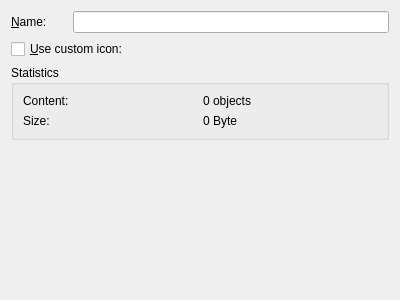
<ui version="4.0" >
 <class>CollectionGeneralPropertiesPage</class>
 <widget class="QWidget" name="CollectionGeneralPropertiesPage" >
  <property name="geometry" >
   <rect>
    <x>0</x>
    <y>0</y>
    <width>400</width>
    <height>300</height>
   </rect>
  </property>
  <layout class="QGridLayout" >
   <item row="0" column="0" >
    <widget class="QLabel" name="label" >
     <property name="text" >
      <string>&amp;Name:</string>
     </property>
     <property name="buddy" >
      <cstring>nameEdit</cstring>
     </property>
    </widget>
   </item>
   <item row="0" column="1" colspan="3" >
    <widget class="KLineEdit" name="nameEdit" />
   </item>
   <item row="1" column="0" colspan="2" >
    <widget class="QCheckBox" name="customIconCheckbox" >
     <property name="text" >
      <string>&amp;Use custom icon:</string>
     </property>
    </widget>
   </item>
   <item row="1" column="3" >
    <spacer>
     <property name="orientation" >
      <enum>Qt::Horizontal</enum>
     </property>
     <property name="sizeHint" stdset="0" >
      <size>
       <width>40</width>
       <height>20</height>
      </size>
     </property>
    </spacer>
   </item>
   <item row="2" column="0" colspan="4" >
    <widget class="QGroupBox" name="statsBox" >
     <property name="title" >
      <string>Statistics</string>
     </property>
     <layout class="QGridLayout" >
      <item row="0" column="0" >
       <widget class="QLabel" name="label_2" >
        <property name="text" >
         <string comment="object names" >Content:</string>
        </property>
       </widget>
      </item>
      <item row="0" column="1" >
       <widget class="QLabel" name="countLabel" >
        <property name="text" >
         <string>0 objects</string>
        </property>
       </widget>
      </item>
      <item row="1" column="0" >
       <widget class="QLabel" name="label_3" >
        <property name="text" >
         <string>Size:</string>
        </property>
       </widget>
      </item>
      <item row="1" column="1" >
       <widget class="QLabel" name="sizeLabel" >
        <property name="text" >
         <string>0 Byte</string>
        </property>
       </widget>
      </item>
     </layout>
    </widget>
   </item>
   <item row="3" column="2" >
    <spacer>
     <property name="orientation" >
      <enum>Qt::Vertical</enum>
     </property>
     <property name="sizeHint" stdset="0" >
      <size>
       <width>20</width>
       <height>40</height>
      </size>
     </property>
    </spacer>
   </item>
  </layout>
 </widget>
 <customwidgets>
  <customwidget>
   <class>KLineEdit</class>
   <extends>QLineEdit</extends>
   <header>klineedit.h</header>
  </customwidget>
 </customwidgets>
 <resources/>
 <connections>
  <connection>
   <sender>customIconCheckbox</sender>
   <signal>toggled(bool)</signal>
   <receiver>customIcon</receiver>
   <slot>setEnabled(bool)</slot>
   <hints>
    <hint type="sourcelabel" >
     <x>115</x>
     <y>55</y>
    </hint>
    <hint type="destinationlabel" >
     <x>245</x>
     <y>55</y>
    </hint>
   </hints>
  </connection>
 </connections>
</ui>
